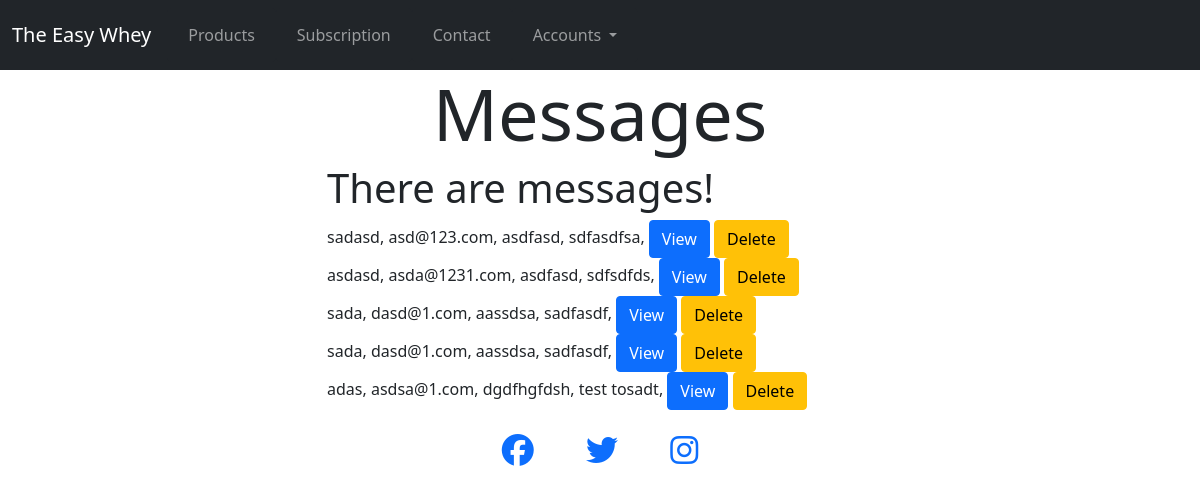
The page /contact/admin/ (signed in) on the database as committed earlier.
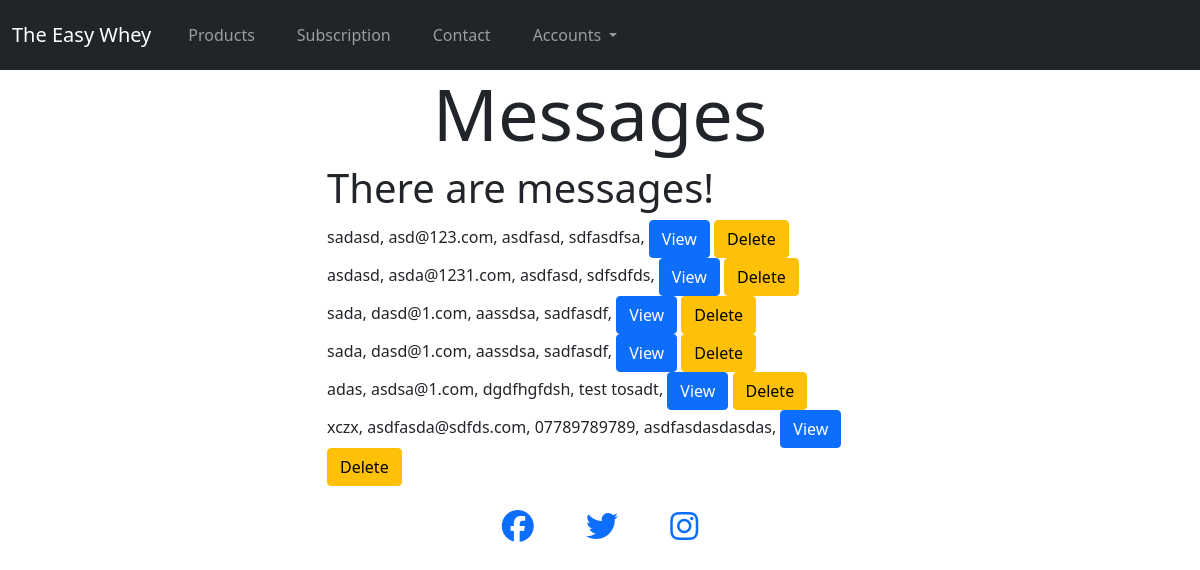
The same page on the database as committed later.
### contact/models.py (models this page shows, shortened)
class Contact(models.Model):
    class Meta:
        verbose_name_plural = "Contact"
    name = models.CharField(max_length=50, null=False, blank=False)
    email = models.EmailField(max_length=100, null=False, blank=False)
    phone_number = models.CharField(max_length=50, null=False, blank=False)
    message = models.CharField(max_length=500, null=False, blank=False)

### contact/views.py (the view)
# urls.py: path('contact/admin/', views.message_management, name="message_management"),
@login_required
@staff_member_required
def message_management(request):
    all_messages = Contact.objects.all()
    context = {
        "all_messages" : all_messages
    }
    return render(request, "contact/all_messages.html", context)

### templates/contact/all_messages.html (shortened to what this page needs)
{% extends 'base.html' %}
{% load static %}
{% block header %}
<div class="container-fluid">
    <div class="row">
        <div class="col text-center">
            <h2 class="display-2">Messages</h2>
        </div>
    </div>
</div>
{% endblock %}
{% block content %}
<div class="container">
    <div class="row">
        <div class="col-6 offset-3 justify-content-center">
            <div>
                {% if all_messages %}
                <h1>There are messages!</h1>
                <div class="message-container">
                    {% for message in all_messages %}
                    <div class="message-item">
                        {{ message.name }}, {{ message.email }}, {{ message.phone_number }}, {{ message.message }}, <a
                            class="btn btn-primary" href="/contact/admin/{{ message.id }}">View</a> <a
                            class="btn btn-warning" href="/contact/admin/delete/{{ message.id }}">Delete</a>
                    </div>
                    {% endfor %}
                </div>
                {% else %}
                <h1>There are no messages!</h1>
                {% endif %}
            </div>
        </div>
    </div>
</div>
{% endblock %}

Rows that differ between the two databases and show on the page:
added Contact: name "xczx", email "asdfasda@sdfds.com", phone_number "07789789789", message "asdfasdasdasdas"
